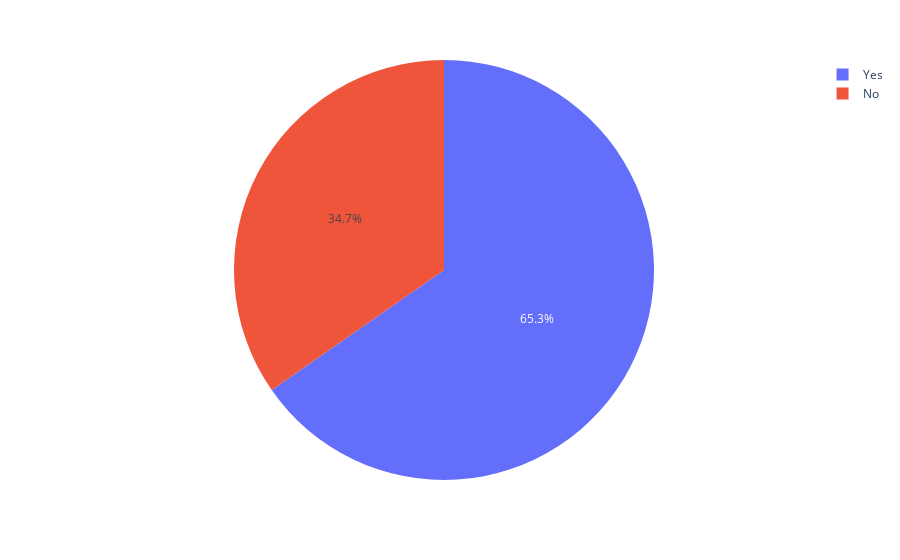

Write notebook code for a chart like this one.
### Code cell
ex.pie(train_data,names='Married')

### Figure 1 — Plotly figure (JSON) as saved in the notebook; plotly's stock layout.template omitted (floating-point values rounded to 4 significant figures; data arrays with more than 128 entries replaced by an {"elided": "..."} marker saying what was removed)
{"data": [{"domain": {"x": [0, 1], "y": [0, 1]}, "hovertemplate": "Married=%{label}<extra></extra>", "labels": {"elided": "614 str values"}, "legendgroup": "", "name": "", "showlegend": true, "type": "pie"}], "layout": {"legend": {"tracegroupgap": 0}, "margin": {"t": 60}}}
